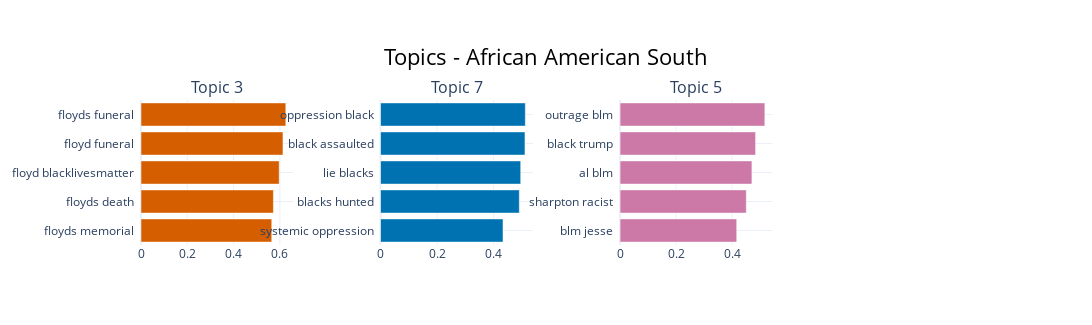

The notebook cell saved with this chart:
### Code cell
topic_model.visualize_barchart(topics=[3,7,5], title="Topics - African American South", width=350)

### Figure 1 — Plotly figure (JSON) as saved in the notebook; plotly's stock layout.template omitted (floating-point values rounded to 4 significant figures)
{"data": [{"marker": {"color": "#D55E00"}, "orientation": "h", "type": "bar", "x": [0.5648, 0.5719, 0.5969, 0.6132, 0.6255], "xaxis": "x", "y": ["floyds memorial  ", "floyds death  ", "floyd blacklivesmatter  ", "floyd funeral  ", "floyds funeral  "], "yaxis": "y"}, {"marker": {"color": "#0072B2"}, "orientation": "h", "type": "bar", "x": [0.4333, 0.491, 0.4959, 0.511, 0.5123], "xaxis": "x2", "y": ["systemic oppression  ", "blacks hunted  ", "lie blacks  ", "black assaulted  ", "oppression black  "], "yaxis": "y2"}, {"marker": {"color": "#CC79A7"}, "orientation": "h", "type": "bar", "x": [0.4168, 0.451, 0.4711, 0.4842, 0.5174], "xaxis": "x3", "y": ["blm jesse  ", "sharpton racist  ", "al blm  ", "black trump  ", "outrage blm  "], "yaxis": "y3"}], "layout": {"annotations": [{"font": {"size": 16}, "showarrow": false, "text": "Topic 3", "x": 0.0875, "xanchor": "center", "xref": "paper", "y": 1, "yanchor": "bottom", "yref": "paper"}, {"font": {"size": 16}, "showarrow": false, "text": "Topic 7", "x": 0.3625, "xanchor": "center", "xref": "paper", "y": 1, "yanchor": "bottom", "yref": "paper"}, {"font": {"size": 16}, "showarrow": false, "text": "Topic 5", "x": 0.6375, "xanchor": "center", "xref": "paper", "y": 1, "yanchor": "bottom", "yref": "paper"}], "height": 325, "hoverlabel": {"bgcolor": "white", "font": {"family": "Rockwell", "size": 16}}, "showlegend": false, "title": {"font": {"color": "Black", "size": 22}, "text": "Topics - African American South", "x": 0.5, "xanchor": "center", "yanchor": "top"}, "width": 1400, "xaxis": {"anchor": "y", "domain": [0, 0.175], "showgrid": true}, "xaxis2": {"anchor": "y2", "domain": [0.275, 0.45], "showgrid": true}, "xaxis3": {"anchor": "y3", "domain": [0.55, 0.725], "showgrid": true}, "xaxis4": {"anchor": "y4", "domain": [0.825, 1], "showgrid": true}, "yaxis": {"anchor": "x", "domain": [0, 1], "showgrid": true}, "yaxis2": {"anchor": "x2", "domain": [0, 1], "showgrid": true}, "yaxis3": {"anchor": "x3", "domain": [0, 1], "showgrid": true}, "yaxis4": {"anchor": "x4", "domain": [0, 1], "showgrid": true}}}
